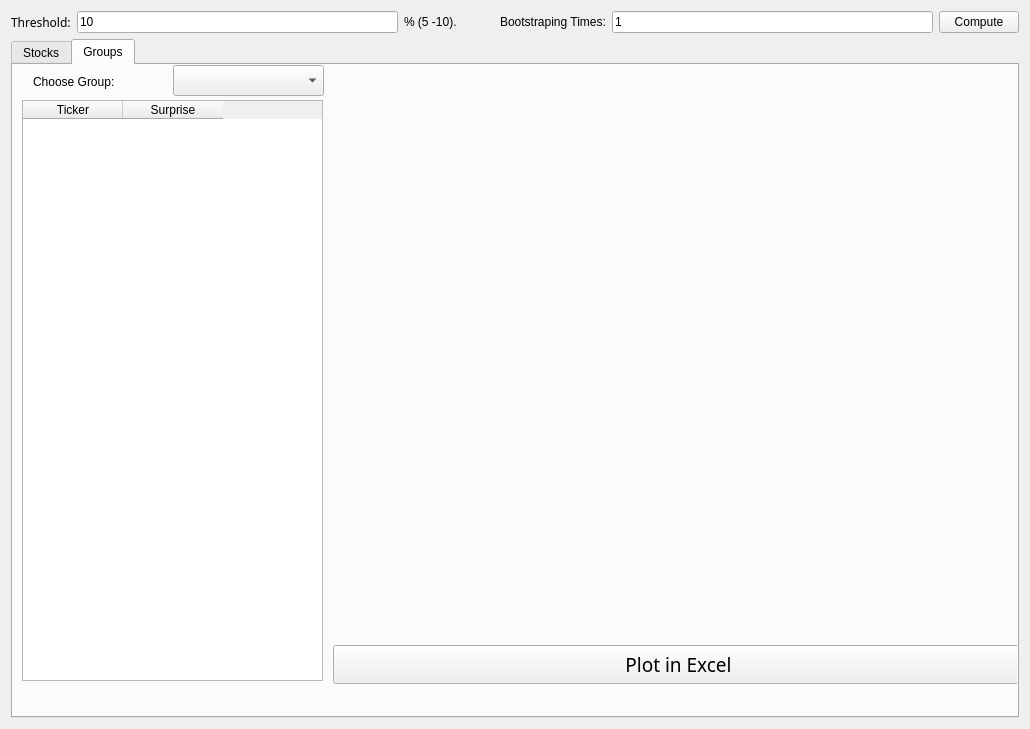
<?xml version="1.0" encoding="UTF-8"?>
<ui version="4.0">
 <class>Project6883Class</class>
 <widget class="QWidget" name="Project6883Class">
  <property name="geometry">
   <rect>
    <x>0</x>
    <y>0</y>
    <width>1030</width>
    <height>729</height>
   </rect>
  </property>
  <property name="windowTitle">
   <string>Financial Computing Project</string>
  </property>
  <layout class="QGridLayout" name="gridLayout_2">
   <item row="0" column="1">
    <widget class="QPushButton" name="okButton">
     <property name="text">
      <string>Compute</string>
     </property>
    </widget>
   </item>
   <item row="0" column="0">
    <layout class="QHBoxLayout" name="horizontalLayout">
     <item>
      <widget class="QLabel" name="label">
       <property name="font">
        <font>
         <family>Arial Unicode MS</family>
        </font>
       </property>
       <property name="text">
        <string>Threshold:</string>
       </property>
      </widget>
     </item>
     <item>
      <widget class="QLineEdit" name="thresholdEdit">
       <property name="text">
        <string>10</string>
       </property>
      </widget>
     </item>
     <item>
      <widget class="QLabel" name="label_2">
       <property name="text">
        <string>% (5 -10).           </string>
       </property>
      </widget>
     </item>
     <item>
      <widget class="QLabel" name="label_3">
       <property name="whatsThis">
        <string>How many times we choose 40 stocks from each group to calculate AAR and CAAR</string>
       </property>
       <property name="text">
        <string>Bootstraping Times:</string>
       </property>
      </widget>
     </item>
     <item>
      <widget class="QLineEdit" name="BootstrapingEdit">
       <property name="whatsThis">
        <string>How many times we choose 40 stocks from each group to calculate AAR and CAAR</string>
       </property>
       <property name="text">
        <string>1</string>
       </property>
      </widget>
     </item>
    </layout>
   </item>
   <item row="1" column="0" colspan="2">
    <widget class="QTabWidget" name="tabWidget">
     <property name="currentIndex">
      <number>1</number>
     </property>
     <widget class="QWidget" name="stocksTab">
      <attribute name="title">
       <string>Stocks</string>
      </attribute>
      <widget class="QListWidget" name="stockInformationList">
       <property name="geometry">
        <rect>
         <x>476</x>
         <y>48</y>
         <width>471</width>
         <height>551</height>
        </rect>
       </property>
      </widget>
      <widget class="QTableWidget" name="stocksTable">
       <property name="geometry">
        <rect>
         <x>11</x>
         <y>48</y>
         <width>461</width>
         <height>551</height>
        </rect>
       </property>
       <column>
        <property name="text">
         <string>Date</string>
        </property>
        <property name="toolTip">
         <string comment="1"/>
        </property>
        <property name="whatsThis">
         <string/>
        </property>
        <property name="font">
         <font>
          <weight>75</weight>
          <bold>true</bold>
         </font>
        </property>
       </column>
       <column>
        <property name="text">
         <string>Price</string>
        </property>
        <property name="toolTip">
         <string extracomment="2"/>
        </property>
       </column>
       <column>
        <property name="text">
         <string>Daily Return</string>
        </property>
        <property name="whatsThis">
         <string>3</string>
        </property>
       </column>
      </widget>
      <widget class="QPushButton" name="searchButton">
       <property name="geometry">
        <rect>
         <x>280</x>
         <y>0</y>
         <width>112</width>
         <height>34</height>
        </rect>
       </property>
       <property name="text">
        <string>search</string>
       </property>
      </widget>
      <widget class="QLabel" name="label_4">
       <property name="geometry">
        <rect>
         <x>1</x>
         <y>10</y>
         <width>63</width>
         <height>18</height>
        </rect>
       </property>
       <property name="text">
        <string>Ticker:</string>
       </property>
      </widget>
      <widget class="QLineEdit" name="stockEdit">
       <property name="geometry">
        <rect>
         <x>71</x>
         <y>6</y>
         <width>193</width>
         <height>24</height>
        </rect>
       </property>
      </widget>
      <widget class="QListWidget" name="listWidget">
       <property name="geometry">
        <rect>
         <x>71</x>
         <y>30</y>
         <width>191</width>
         <height>192</height>
        </rect>
       </property>
      </widget>
     </widget>
     <widget class="QWidget" name="groupsTab">
      <attribute name="title">
       <string>Groups</string>
      </attribute>
      <widget class="QLabel" name="label_5">
       <property name="geometry">
        <rect>
         <x>20</x>
         <y>9</y>
         <width>111</width>
         <height>16</height>
        </rect>
       </property>
       <property name="text">
        <string>Choose Group:</string>
       </property>
      </widget>
      <widget class="QComboBox" name="groupComboBox">
       <property name="geometry">
        <rect>
         <x>160</x>
         <y>0</y>
         <width>151</width>
         <height>31</height>
        </rect>
       </property>
       <property name="currentText">
        <string/>
       </property>
       <item>
        <property name="text">
         <string/>
        </property>
       </item>
       <item>
        <property name="text">
         <string>Beat</string>
        </property>
       </item>
       <item>
        <property name="text">
         <string>Meet</string>
        </property>
       </item>
       <item>
        <property name="text">
         <string>Miss</string>
        </property>
       </item>
      </widget>
      <widget class="QTableWidget" name="groupTable">
       <property name="geometry">
        <rect>
         <x>9</x>
         <y>35</y>
         <width>301</width>
         <height>581</height>
        </rect>
       </property>
       <column>
        <property name="text">
         <string>Ticker</string>
        </property>
       </column>
       <column>
        <property name="text">
         <string>Surprise</string>
        </property>
       </column>
      </widget>
      <widget class="QPushButton" name="excelButton">
       <property name="geometry">
        <rect>
         <x>320</x>
         <y>580</y>
         <width>691</width>
         <height>39</height>
        </rect>
       </property>
       <property name="font">
        <font>
         <family>Arial Unicode MS</family>
         <pointsize>14</pointsize>
        </font>
       </property>
       <property name="text">
        <string>Plot in Excel</string>
       </property>
      </widget>
      <widget class="QCustomPlot" name="plot" native="true">
       <property name="geometry">
        <rect>
         <x>318</x>
         <y>10</y>
         <width>671</width>
         <height>561</height>
        </rect>
       </property>
      </widget>
      <widget class="QWidget" name="layoutWidget">
       <property name="geometry">
        <rect>
         <x>0</x>
         <y>0</y>
         <width>2</width>
         <height>2</height>
        </rect>
       </property>
       <layout class="QVBoxLayout" name="verticalLayout"/>
      </widget>
      <zorder>layoutWidget</zorder>
      <zorder>label_5</zorder>
      <zorder>groupComboBox</zorder>
      <zorder>groupTable</zorder>
      <zorder>excelButton</zorder>
      <zorder>plot</zorder>
     </widget>
    </widget>
   </item>
  </layout>
 </widget>
 <layoutdefault spacing="6" margin="11"/>
 <customwidgets>
  <customwidget>
   <class>QCustomPlot</class>
   <extends>QWidget</extends>
   <header>qcustomplot.h</header>
   <container>1</container>
  </customwidget>
 </customwidgets>
 <resources/>
 <connections/>
</ui>
